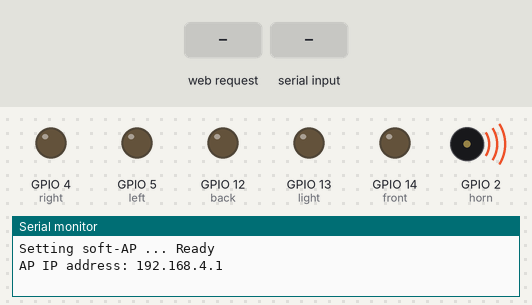
Bench run of a sketch on a simulated ESP8266 (NodeMCU). Parts: output pins drawn as LEDs (lit = HIGH), buzzer (waves = sounding, pin HIGH), the last lines printed to the serial monitor. The test bench sets the inputs (shaded band).

Above: at 1.2 s.
1.3 s: HTTP request GET /W received
At 2.5 s:
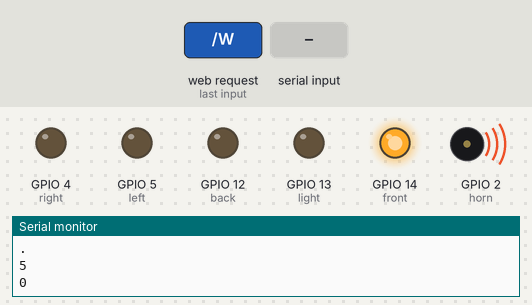
2.8 s: "S" received over Serial
At 3.4 s:
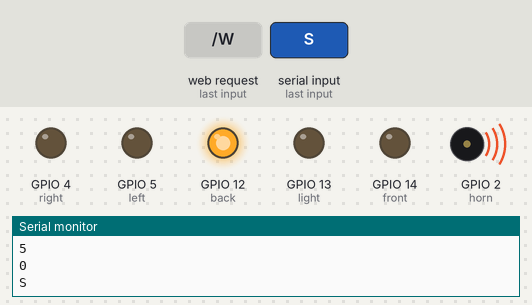
4.3 s: "A" received over Serial
At 5.5 s:
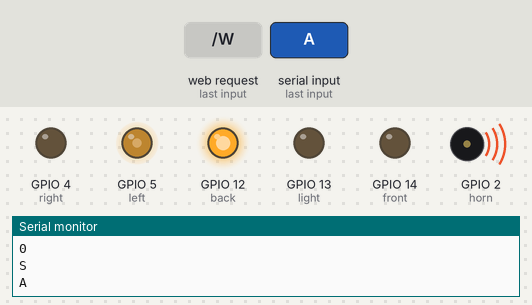
5.8 s: "D" received over Serial
At 6.9 s:
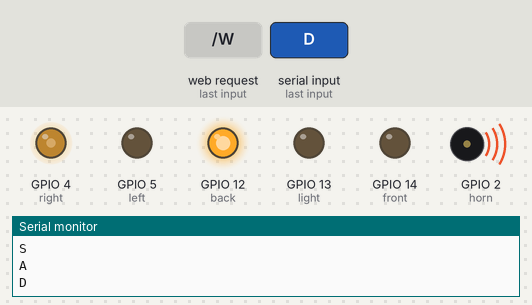
7.3 s: "W" received over Serial
At 8.0 s:
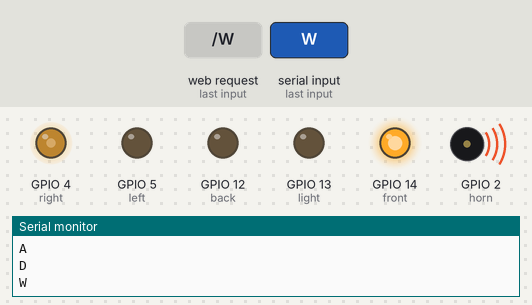
8.8 s: "w" received over Serial
At 9.1 s:
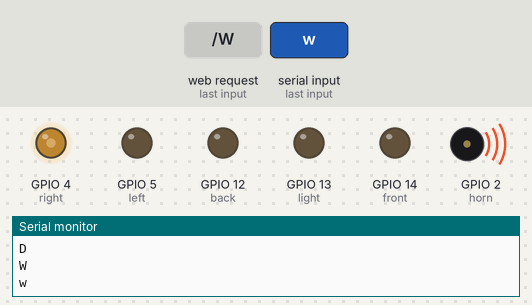
Timing chart, 0 to 11.3 s (numbered marks = the images above; inputs shaded):
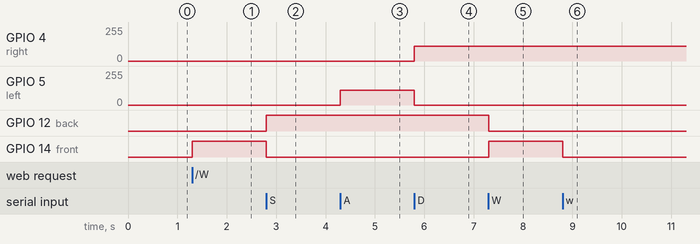

Measured:
- after the input at 1.3 s, GPIO 14 (front): LOW → HIGH at once
- after the input at 2.8 s, GPIO 12 (back): LOW → HIGH at once; GPIO 14 (front): HIGH → LOW at once
- after the input at 4.3 s, GPIO 5 (left): 0/255 → 110/255 at once
- after the input at 5.8 s, GPIO 4 (right): 0/255 → 110/255 at once; GPIO 5 (left): 110/255 → 0/255 at once
- after the input at 7.3 s, GPIO 12 (back): HIGH → LOW at once; GPIO 14 (front): LOW → HIGH at once
- after the input at 8.8 s, GPIO 14 (front): HIGH → LOW at once

The sketch:

DVR.ino
```cpp
#include <ESP8266WiFi.h>
WiFiServer server(8080);
WiFiClient client;
int left = 5;  //d1
int right = 4;  //d2
int front = 14;  //d5
int back = 12;  //d6
int light = 13; //d7
int horn = 2; //d4
int m1=110;
int nPWM=125;
bool isNeutral=false;
int minStepSize=50;
void connectt()
{
  client = server.available();
  if (client)
  {
    Serial.println("Connected to client");
    client.write("Well Come Back");
  }
}

void setup () {
  pinMode(horn, OUTPUT);
  digitalWrite(horn, HIGH);

  pinMode(left, OUTPUT);
  digitalWrite(left, LOW);

  pinMode(right, OUTPUT);
  digitalWrite(right, LOW);

  pinMode(front, OUTPUT);
  digitalWrite(front, LOW);

  pinMode(back, OUTPUT);
  digitalWrite(back, LOW);

  pinMode(light, OUTPUT);
  digitalWrite(light, LOW);

  Serial.begin(115200);

#ifndef ESP8266
  while (!Serial); // wait for serial port to connect. Needed for native USB
#endif

  Serial.println();
  server.begin();
  Serial.print("Setting soft-AP ... ");
  Serial.println(WiFi.softAP("ESP_BHANU", "bhanu1234") ? "Ready" : "Failed!");
  IPAddress myIP = WiFi.softAPIP();
  Serial.print("AP IP address: ");
  Serial.println(myIP);
  connectt();
}


void performAction(String ch) {
  Serial.println(ch);
  if (ch == "W")
  {
    digitalWrite(front, LOW);
    digitalWrite(back, LOW);
    if(isNeutral)
     analogWrite(front, nPWM);
     else
     analogWrite(front, 255);
  }
  else if (ch == "S")
  {
    digitalWrite(back, LOW);
    digitalWrite(front, LOW);
    if(isNeutral)
     analogWrite(back, nPWM);
     else
     analogWrite(back, 255);
  }
  else if (ch == "A")
  {
    digitalWrite(left, LOW);
    digitalWrite(right, LOW);
     analogWrite(left, m1);
  }
  else if (ch == "D")
  {
    digitalWrite(right, LOW);
    digitalWrite(left, LOW);
     analogWrite(right, m1);
  }
  else if (ch == "w")
  {
    digitalWrite(front, LOW);
  }
  else if (ch == "s")
  {
    digitalWrite(back, LOW);
  }
  else if (ch == "a")
  {
    digitalWrite(left, LOW);
     analogWrite(right, m1);
    delay(minStepSize);
    digitalWrite(right, LOW);
  }
  else if (ch == "d")
  {
    digitalWrite(right, LOW);
  analogWrite(left, m1);
    delay(minStepSize);
    digitalWrite(left, LOW);
  }
  else if (ch == "L")
  {
    digitalWrite(light, HIGH);
  }
  else if (ch == "l")
  {
    digitalWrite(light, LOW);
  }
  else if (ch == "B")
  {
   digitalWrite(horn, LOW);
  }
  else if (ch == "b")
  {
   digitalWrite(horn, HIGH);
  }
   else if (ch == "N")
  {
   isNeutral=true;
  }
    else if (ch == "n")
  {
   isNeutral=false;
  }
}
void loop () {

  while (Serial.available() > 0)
  {
    char ch = Serial.read();
    if (ch != '\0' )
    {
      performAction(String(ch));
    }
  }

  if (!client)
    connectt();
  else
  {
    while (client.available() > 0)
    {
      char ch = client.read();
      if (ch != '\0' )
      {
        performAction(String(ch));
      }
    }
  }
}
```
